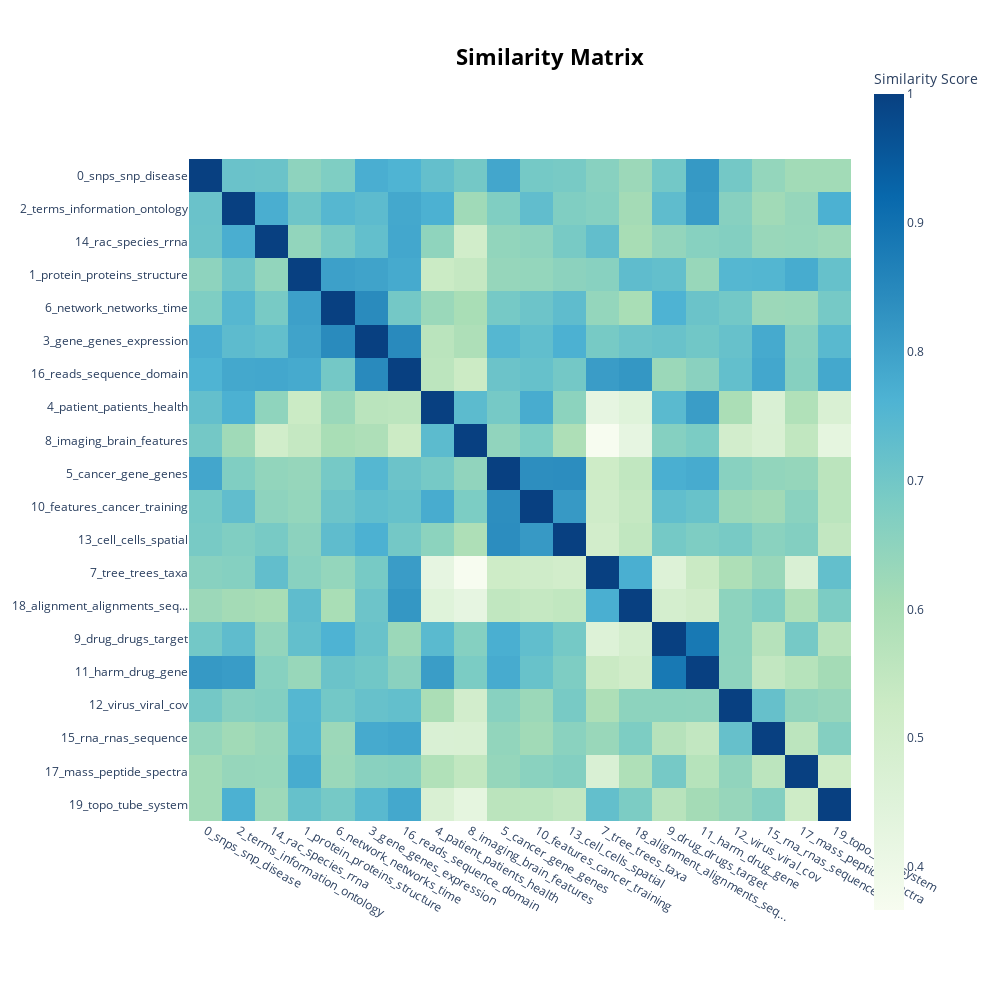

Notebook cell for this chart:
### Code cell
topic_model.visualize_heatmap(n_clusters=10, width=1000, height=1000)

### Figure 1 — Plotly figure (JSON) as saved in the notebook; plotly's stock layout.template omitted (floating-point values rounded to 4 significant figures; data arrays with more than 128 entries replaced by an {"elided": "..."} marker saying what was removed)
{"data": [{"coloraxis": "coloraxis", "hovertemplate": "x: %{x}<br>y: %{y}<br>Similarity Score: %{z}<extra></extra>", "name": "0", "type": "heatmap", "x": ["0_snps_snp_disease", "2_terms_information_ontology", "14_rac_species_rrna", "1_protein_proteins_structure", "6_network_networks_time", "3_gene_genes_expression", "16_reads_sequence_domain", "4_patient_patients_health", "8_imaging_brain_features", "5_cancer_gene_genes", "10_features_cancer_training", "13_cell_cells_spatial", "7_tree_trees_taxa", "18_alignment_alignments_seq...", "9_drug_drugs_target", "11_harm_drug_gene", "12_virus_viral_cov", "15_rna_rnas_sequence", "17_mass_peptide_spectra", "19_topo_tube_system"], "xaxis": "x", "y": ["0_snps_snp_disease", "2_terms_information_ontology", "14_rac_species_rrna", "1_protein_proteins_structure", "6_network_networks_time", "3_gene_genes_expression", "16_reads_sequence_domain", "4_patient_patients_health", "8_imaging_brain_features", "5_cancer_gene_genes", "10_features_cancer_training", "13_cell_cells_spatial", "7_tree_trees_taxa", "18_alignment_alignments_seq...", "9_drug_drugs_target", "11_harm_drug_gene", "12_virus_viral_cov", "15_rna_rnas_sequence", "17_mass_peptide_spectra", "19_topo_tube_system"], "yaxis": "y", "z": {"elided": "20x20 float values"}}], "layout": {"coloraxis": {"colorbar": {"title": {"text": "Similarity Score"}}, "colorscale": [[0, "rgb(247,252,240)"], [0.125, "rgb(224,243,219)"], [0.25, "rgb(204,235,197)"], [0.375, "rgb(168,221,181)"], [0.5, "rgb(123,204,196)"], [0.625, "rgb(78,179,211)"], [0.75, "rgb(43,140,190)"], [0.875, "rgb(8,104,172)"], [1, "rgb(8,64,129)"]]}, "height": 1000, "hoverlabel": {"bgcolor": "white", "font": {"family": "Rockwell", "size": 16}}, "legend": {"title": {"text": "Trend"}}, "margin": {"t": 60}, "showlegend": true, "title": {"font": {"color": "Black", "size": 22}, "text": "<b>Similarity Matrix</b>", "x": 0.55, "xanchor": "center", "y": 0.95, "yanchor": "top"}, "width": 1000, "xaxis": {"anchor": "y", "constrain": "domain", "domain": [0, 1], "scaleanchor": "y"}, "yaxis": {"anchor": "x", "autorange": "reversed", "constrain": "domain", "domain": [0, 1]}}}
